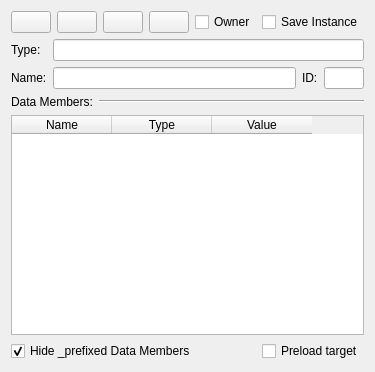
<?xml version="1.0" encoding="UTF-8"?>
<ui version="4.0">
 <class>ClassInstanceRefChip_Dlg</class>
 <widget class="QWidget" name="ClassInstanceRefChip_Dlg">
  <property name="geometry">
   <rect>
    <x>0</x>
    <y>0</y>
    <width>354</width>
    <height>372</height>
   </rect>
  </property>
  <property name="windowTitle">
   <string>Form</string>
  </property>
  <layout class="QVBoxLayout" name="verticalLayout">
   <item>
    <layout class="QHBoxLayout" name="horizontalLayout">
     <item>
      <widget class="QPushButton" name="pushButton_1">
       <property name="minimumSize">
        <size>
         <width>0</width>
         <height>0</height>
        </size>
       </property>
       <property name="toolTip">
        <string>New Instance</string>
       </property>
       <property name="text">
        <string/>
       </property>
       <property name="icon">
        <iconset resource="StdChips_Dialogs.qrc">
         <normaloff>:/StdChips_Dialogs/Resources/new.png</normaloff>:/StdChips_Dialogs/Resources/new.png</iconset>
       </property>
      </widget>
     </item>
     <item>
      <widget class="QPushButton" name="pushButton_2">
       <property name="minimumSize">
        <size>
         <width>0</width>
         <height>0</height>
        </size>
       </property>
       <property name="toolTip">
        <string>Remove Reference</string>
       </property>
       <property name="text">
        <string/>
       </property>
       <property name="icon">
        <iconset resource="StdChips_Dialogs.qrc">
         <normaloff>:/StdChips_Dialogs/Resources/delete.png</normaloff>:/StdChips_Dialogs/Resources/delete.png</iconset>
       </property>
      </widget>
     </item>
     <item>
      <widget class="QPushButton" name="pushButton_3">
       <property name="minimumSize">
        <size>
         <width>0</width>
         <height>0</height>
        </size>
       </property>
       <property name="toolTip">
        <string>Copy Reference</string>
       </property>
       <property name="text">
        <string/>
       </property>
       <property name="icon">
        <iconset resource="StdChips_Dialogs.qrc">
         <normaloff>:/StdChips_Dialogs/Resources/copy.png</normaloff>:/StdChips_Dialogs/Resources/copy.png</iconset>
       </property>
      </widget>
     </item>
     <item>
      <widget class="QPushButton" name="pushButton_4">
       <property name="minimumSize">
        <size>
         <width>0</width>
         <height>0</height>
        </size>
       </property>
       <property name="toolTip">
        <string>Paste Reference</string>
       </property>
       <property name="text">
        <string/>
       </property>
       <property name="icon">
        <iconset resource="StdChips_Dialogs.qrc">
         <normaloff>:/StdChips_Dialogs/Resources/paste.png</normaloff>:/StdChips_Dialogs/Resources/paste.png</iconset>
       </property>
      </widget>
     </item>
     <item>
      <spacer name="horizontalSpacer">
       <property name="orientation">
        <enum>Qt::Horizontal</enum>
       </property>
       <property name="sizeHint" stdset="0">
        <size>
         <width>40</width>
         <height>20</height>
        </size>
       </property>
      </spacer>
     </item>
     <item>
      <widget class="QCheckBox" name="checkBox_owner">
       <property name="text">
        <string>Owner</string>
       </property>
      </widget>
     </item>
     <item>
      <widget class="QCheckBox" name="checkBox_saveInstance">
       <property name="text">
        <string>Save Instance</string>
       </property>
      </widget>
     </item>
    </layout>
   </item>
   <item>
    <layout class="QGridLayout" name="gridLayout">
     <item row="0" column="0">
      <widget class="QLabel" name="label">
       <property name="text">
        <string>Type:</string>
       </property>
      </widget>
     </item>
     <item row="0" column="1">
      <widget class="QLineEdit" name="lineEdit_instanceType">
       <property name="readOnly">
        <bool>true</bool>
       </property>
      </widget>
     </item>
     <item row="1" column="0">
      <widget class="QLabel" name="label_2">
       <property name="text">
        <string>Name:</string>
       </property>
      </widget>
     </item>
     <item row="1" column="1">
      <layout class="QHBoxLayout" name="horizontalLayout_2">
       <item>
        <widget class="QLineEdit" name="lineEdit_name"/>
       </item>
       <item>
        <widget class="QLabel" name="label_3">
         <property name="text">
          <string>ID:</string>
         </property>
        </widget>
       </item>
       <item>
        <widget class="QLineEdit" name="lineEdit_id">
         <property name="sizePolicy">
          <sizepolicy hsizetype="Fixed" vsizetype="Fixed">
           <horstretch>0</horstretch>
           <verstretch>0</verstretch>
          </sizepolicy>
         </property>
         <property name="minimumSize">
          <size>
           <width>40</width>
           <height>0</height>
          </size>
         </property>
         <property name="maximumSize">
          <size>
           <width>40</width>
           <height>16777215</height>
          </size>
         </property>
         <property name="readOnly">
          <bool>true</bool>
         </property>
        </widget>
       </item>
      </layout>
     </item>
    </layout>
   </item>
   <item>
    <layout class="QHBoxLayout" name="horizontalLayout_4">
     <item>
      <widget class="QLabel" name="label_4">
       <property name="text">
        <string>Data Members:</string>
       </property>
      </widget>
     </item>
     <item>
      <widget class="Line" name="line">
       <property name="sizePolicy">
        <sizepolicy hsizetype="Expanding" vsizetype="Fixed">
         <horstretch>0</horstretch>
         <verstretch>0</verstretch>
        </sizepolicy>
       </property>
       <property name="orientation">
        <enum>Qt::Horizontal</enum>
       </property>
      </widget>
     </item>
    </layout>
   </item>
   <item>
    <widget class="m3d::TableWidgetMod" name="tableWidget">
     <property name="editTriggers">
      <set>QAbstractItemView::AnyKeyPressed|QAbstractItemView::DoubleClicked|QAbstractItemView::EditKeyPressed</set>
     </property>
     <property name="tabKeyNavigation">
      <bool>true</bool>
     </property>
     <property name="selectionMode">
      <enum>QAbstractItemView::SingleSelection</enum>
     </property>
     <property name="selectionBehavior">
      <enum>QAbstractItemView::SelectRows</enum>
     </property>
     <column>
      <property name="text">
       <string>Name</string>
      </property>
     </column>
     <column>
      <property name="text">
       <string>Type</string>
      </property>
     </column>
     <column>
      <property name="text">
       <string>Value</string>
      </property>
     </column>
    </widget>
   </item>
   <item>
    <layout class="QHBoxLayout" name="horizontalLayout_3">
     <item>
      <widget class="QCheckBox" name="checkBox_hideMembers">
       <property name="text">
        <string>Hide _prefixed Data Members</string>
       </property>
       <property name="checked">
        <bool>true</bool>
       </property>
      </widget>
     </item>
     <item>
      <spacer name="horizontalSpacer_2">
       <property name="orientation">
        <enum>Qt::Horizontal</enum>
       </property>
       <property name="sizeHint" stdset="0">
        <size>
         <width>40</width>
         <height>20</height>
        </size>
       </property>
      </spacer>
     </item>
     <item>
      <widget class="QCheckBox" name="checkBox_preload">
       <property name="text">
        <string>Preload target</string>
       </property>
      </widget>
     </item>
    </layout>
   </item>
  </layout>
 </widget>
 <customwidgets>
  <customwidget>
   <class>m3d::TableWidgetMod</class>
   <extends>QTableWidget</extends>
   <header>tablewidgetmod.h</header>
  </customwidget>
 </customwidgets>
 <resources>
  <include location="StdChips_Dialogs.qrc"/>
 </resources>
 <connections>
  <connection>
   <sender>pushButton_1</sender>
   <signal>clicked()</signal>
   <receiver>ClassInstanceRefChip_Dlg</receiver>
   <slot>onNewInstance()</slot>
   <hints>
    <hint type="sourcelabel">
     <x>59</x>
     <y>21</y>
    </hint>
    <hint type="destinationlabel">
     <x>246</x>
     <y>183</y>
    </hint>
   </hints>
  </connection>
  <connection>
   <sender>tableWidget</sender>
   <signal>cellDoubleClicked(int,int)</signal>
   <receiver>ClassInstanceRefChip_Dlg</receiver>
   <slot>onTableDoubleClick(int,int)</slot>
   <hints>
    <hint type="sourcelabel">
     <x>246</x>
     <y>224</y>
    </hint>
    <hint type="destinationlabel">
     <x>246</x>
     <y>183</y>
    </hint>
   </hints>
  </connection>
  <connection>
   <sender>pushButton_2</sender>
   <signal>clicked()</signal>
   <receiver>ClassInstanceRefChip_Dlg</receiver>
   <slot>onClearReference()</slot>
   <hints>
    <hint type="sourcelabel">
     <x>165</x>
     <y>21</y>
    </hint>
    <hint type="destinationlabel">
     <x>246</x>
     <y>183</y>
    </hint>
   </hints>
  </connection>
  <connection>
   <sender>pushButton_3</sender>
   <signal>clicked()</signal>
   <receiver>ClassInstanceRefChip_Dlg</receiver>
   <slot>onCopyReference()</slot>
   <hints>
    <hint type="sourcelabel">
     <x>271</x>
     <y>21</y>
    </hint>
    <hint type="destinationlabel">
     <x>246</x>
     <y>183</y>
    </hint>
   </hints>
  </connection>
  <connection>
   <sender>pushButton_4</sender>
   <signal>clicked()</signal>
   <receiver>ClassInstanceRefChip_Dlg</receiver>
   <slot>onPasteReference()</slot>
   <hints>
    <hint type="sourcelabel">
     <x>377</x>
     <y>21</y>
    </hint>
    <hint type="destinationlabel">
     <x>246</x>
     <y>183</y>
    </hint>
   </hints>
  </connection>
  <connection>
   <sender>checkBox_hideMembers</sender>
   <signal>clicked()</signal>
   <receiver>ClassInstanceRefChip_Dlg</receiver>
   <slot>hideMembersClicked()</slot>
   <hints>
    <hint type="sourcelabel">
     <x>229</x>
     <y>336</y>
    </hint>
    <hint type="destinationlabel">
     <x>229</x>
     <y>176</y>
    </hint>
   </hints>
  </connection>
  <connection>
   <sender>checkBox_saveInstance</sender>
   <signal>clicked()</signal>
   <receiver>ClassInstanceRefChip_Dlg</receiver>
   <slot>saveInstanceClicked()</slot>
   <hints>
    <hint type="sourcelabel">
     <x>229</x>
     <y>76</y>
    </hint>
    <hint type="destinationlabel">
     <x>229</x>
     <y>176</y>
    </hint>
   </hints>
  </connection>
  <connection>
   <sender>lineEdit_name</sender>
   <signal>editingFinished()</signal>
   <receiver>ClassInstanceRefChip_Dlg</receiver>
   <slot>nameChanged()</slot>
   <hints>
    <hint type="sourcelabel">
     <x>247</x>
     <y>101</y>
    </hint>
    <hint type="destinationlabel">
     <x>229</x>
     <y>176</y>
    </hint>
   </hints>
  </connection>
  <connection>
   <sender>tableWidget</sender>
   <signal>cellChanged(int,int)</signal>
   <receiver>ClassInstanceRefChip_Dlg</receiver>
   <slot>onCellChanged(int,int)</slot>
   <hints>
    <hint type="sourcelabel">
     <x>170</x>
     <y>210</y>
    </hint>
    <hint type="destinationlabel">
     <x>170</x>
     <y>178</y>
    </hint>
   </hints>
  </connection>
  <connection>
   <sender>checkBox_owner</sender>
   <signal>clicked()</signal>
   <receiver>ClassInstanceRefChip_Dlg</receiver>
   <slot>ownerClicked()</slot>
   <hints>
    <hint type="sourcelabel">
     <x>205</x>
     <y>21</y>
    </hint>
    <hint type="destinationlabel">
     <x>170</x>
     <y>178</y>
    </hint>
   </hints>
  </connection>
  <connection>
   <sender>checkBox_preload</sender>
   <signal>clicked()</signal>
   <receiver>ClassInstanceRefChip_Dlg</receiver>
   <slot>preloadClicked()</slot>
   <hints>
    <hint type="sourcelabel">
     <x>281</x>
     <y>308</y>
    </hint>
    <hint type="destinationlabel">
     <x>170</x>
     <y>164</y>
    </hint>
   </hints>
  </connection>
 </connections>
 <slots>
  <slot>onNewInstance()</slot>
  <slot>onTableDoubleClick(int,int)</slot>
  <slot>onClearReference()</slot>
  <slot>onCopyReference()</slot>
  <slot>onPasteReference()</slot>
  <slot>hideMembersClicked()</slot>
  <slot>saveInstanceClicked()</slot>
  <slot>nameChanged()</slot>
  <slot>onCellChanged(int,int)</slot>
  <slot>ownerClicked()</slot>
  <slot>preloadClicked()</slot>
 </slots>
</ui>
